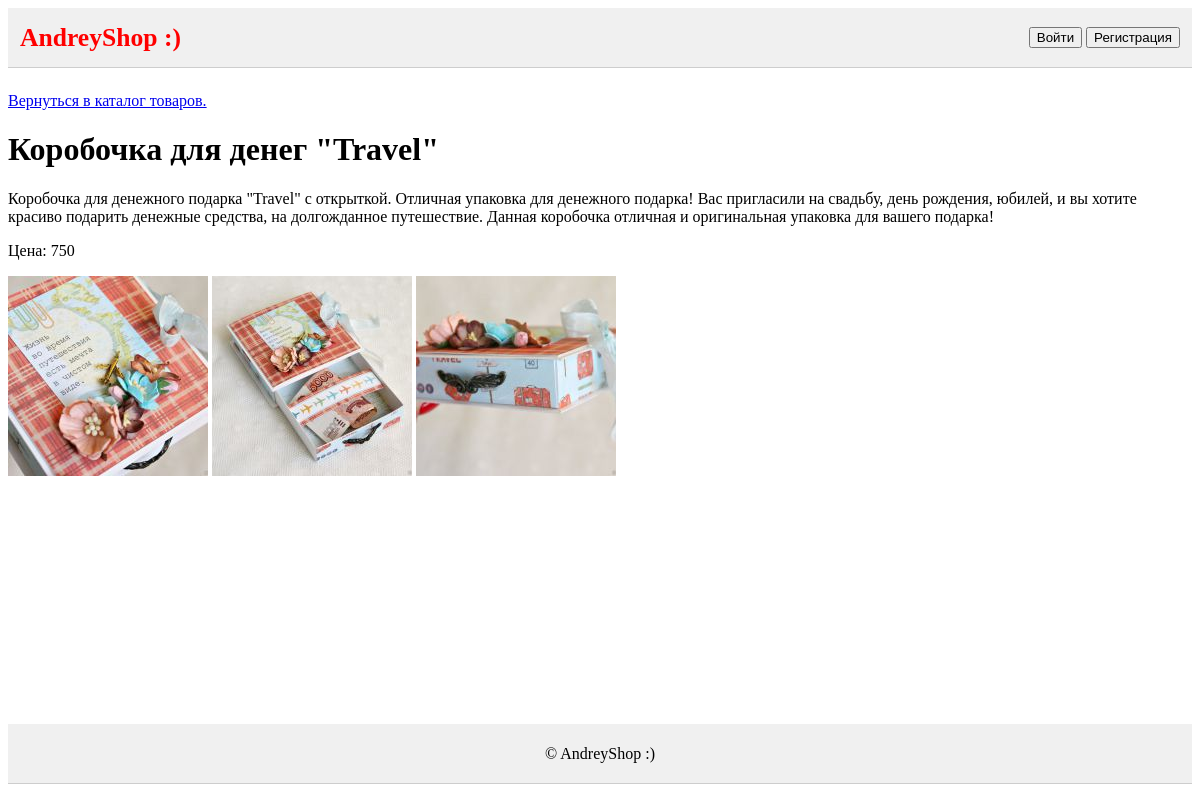
Page /catalog/catalog_one/2 on the earlier database version.
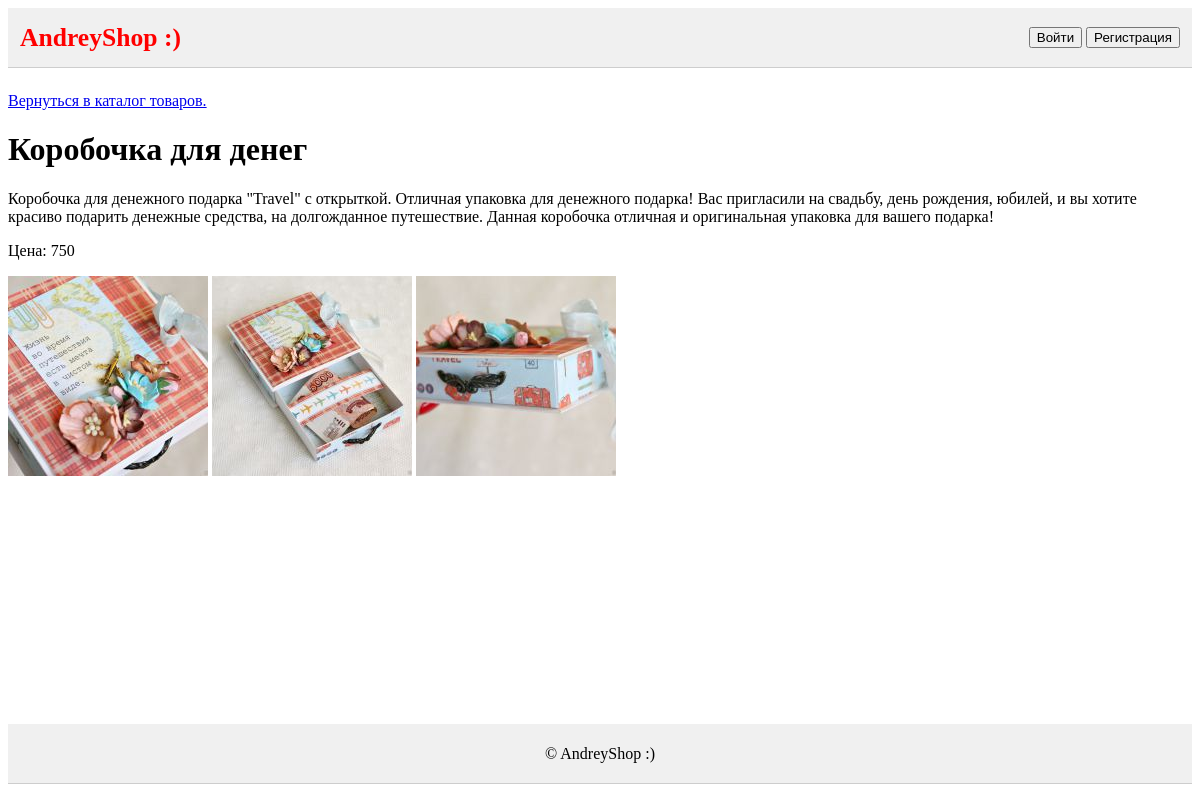
Same page on the later database version.
### tables this page shows
CREATE TABLE `catalog` (
  `id_prod` tinyint(3) UNSIGNED NOT NULL,
  `name` varchar(128) NOT NULL,
  `text` text NOT NULL,
  `price` smallint(6) NOT NULL,
  `img` varchar(64) DEFAULT NULL,
  `hide` enum('see','hide') NOT NULL DEFAULT 'see'
);

CREATE TABLE `catalog_img` (
  `id_img` tinyint(3) UNSIGNED NOT NULL,
  `id_prod` tinyint(3) UNSIGNED NOT NULL,
  `img` varchar(64) NOT NULL
);

### global/fns/fns_db.php (called while the page is built, shortened)
<?php
function my_connect() {
  static $connect = null;
  if (is_null($connect)) {
    $connect = mysqli_connect(HOST_MySQL, LOGIN_MySQL, PASS_MySQL, NAME_DB);
  }
  return $connect;
}
function my_query($query) {
  if (!$result = mysqli_query(my_connect(), $query)) {
    exit("Ошибка: Ошибка запроса в базу данных. Повторите попытку позже.");
  }
  return $result;
}

### global/fns/fns_catalog.php (called while the page is built, shortened)
<?php
function getProduct($id) {
  $conn = my_query("select * from catalog where id_prod = '{$id}'");
  return mysqli_fetch_assoc($conn);
}
function getProductImg($id) {
  $conn = my_query("select img from catalog_img where id_prod = '{$id}'");
  return mysqli_fetch_all($conn, MYSQLI_ASSOC);
}

### global/fns/fns_render.php (called while the page is built, shortened)
<?php
function render($template, $params = [], $useLayout = true){
  $content = renderTemplate($template, $params);
  if($useLayout){
    $params['content'] = $content;
    $content = renderTemplate("layout/main", $params);
  }
  return $content;
}
function renderTemplate($template, $params = []){
  extract($params);
  require TEMPLATE_DIR . $template . ".php";
  return ob_get_clean();
}

### template/catalog_one.php (the view, shortened to what this page needs)
<a href="/catalog">Вернуться в каталог товаров.</a>
<h1><?= $arrProduct['name'] ?></h1>
<p><?= $arrProduct['text'] ?></p>
<p>Цена: <?= $arrProduct['price'] ?></p>
<?php foreach ($arrProductImg as $value): ?>
  <a href="http://<?= $_SERVER['HTTP_HOST'] ?>/images/big/<?= $value['img'] ?>" target="_blank"
     style="display: inline-block;">
    <img src="http://<?= $_SERVER['HTTP_HOST'] ?>/images/small/<?= $value['img'] ?>" alt="">
  </a>
<?php endforeach; ?>

### www/index.php (shortened to what this page needs)
<?php
$path = $_SERVER['REQUEST_URI'];
if (!$path = preg_replace(["#^/#", "#[?].*#"], "", $_SERVER['REQUEST_URI'])) {
  $path = "catalog";
};
$parts = explode("/", $path);
$page = $parts[0];
$action = $parts[1] ?? "index";
$id = $parts[2] ?? "";
$pageName = PAGES_DIR . $page . "/" . $action . ".php";
if (file_exists($pageName)) {
  include $pageName;
} else {
  echo "Такой страницы нет!";
}

### pages/catalog/catalog_one.php (shortened to what this page needs)
<?php
$arrProduct = getProduct($id);
$arrProductImg = getProductImg($arrProduct['id_prod']);
echo render("catalog_one",
            ['arrProduct' => $arrProduct, 'arrProductImg' => $arrProductImg, 'title' => 'Подробное описание товара']);

### template/layout/main.php (shortened to what this page needs)
<!doctype html>
<html lang="ru">
<head>
  <link rel="stylesheet" href="http://<?= $_SERVER['HTTP_HOST'] ?>/global/css/style.css">
</head>
<body>
  <?php
  include TEMPLATE_DIR . "header.php";
  ?>
  <div class="center"><?= $content ?></div>
  <footer>&copy; AndreyShop :)</footer>
</body>
</html>

### template/header.php
<header>
  <div class="shop_name">AndreyShop :)</div>
  <div>
    <?php if (isset($_SESSION['user'])) : ?>
      <a href="http://<?= $_SERVER['HTTP_HOST'] ?>/basket" class="link_button">
        <button>Корзина
          <?php if (AMOUNT_BASKET > 0) : ?>
            (<?= AMOUNT_BASKET ?>)
          <?php endif; ?>
        </button>
      </a>
      <a href="http://<?= $_SERVER['HTTP_HOST'] ?>/user" class="link_button">
        <button>Личная страница</button>
      </a>
      <a href="http://<?= $_SERVER['HTTP_HOST'] ?>/orders" class="link_button">
        <button>Заказы</button>
      </a>
      <a href="http://<?= $_SERVER['HTTP_HOST'] ?>/admin" class="link_button">
        <button>Админка</button>
      </a>
      <form action="<?= $_SERVER['REQUEST_URI'] ?>" method="post" style="display: inline-block;">
        <input type="submit" name="logout" value="Выйти" style="width: auto;">
      </form>
    <?php else: ?>
      <a href="http://<?= $_SERVER['HTTP_HOST'] ?>/user/login" class="link_button">
        <button>Войти</button>
      </a>
      <a href="http://<?= $_SERVER['HTTP_HOST'] ?>/user/register" class="link_button">
        <button>Регистрация</button>
      </a>
    <?php endif; ?>
  </div>
</header>

### www/global/css/style.css (style rules this page uses)
body, html { height: 100%; }
body { display: flex; flex-direction: column; }
.center { flex: 1; }
* { box-sizing: border-box }
header { width: 100%; height: 60px; display: flex; justify-content: space-between; align-items: center; border-bottom: 1px solid #cdcdcd; background: #f0f0f0; margin-bottom: 24px; padding: 12px; }
.shop_name { font-weight: bold; font-size: 1.6rem; color: red; }
.link_button { display: inline-block; }
footer { width: 100%; height: 60px; display: flex; justify-content: center; align-items: center; border-bottom: 1px solid #cdcdcd; background: #f0f0f0; margin: 24px 0; padding: 12px; }

Differences in the rows shown:
changed catalog: name "Коробочка для денег \"Travel\"" → "Коробочка для денег"
